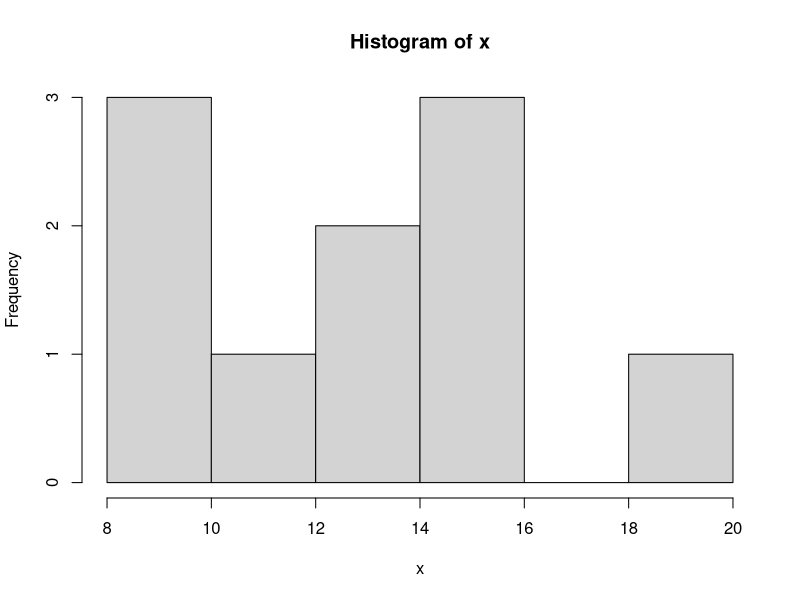
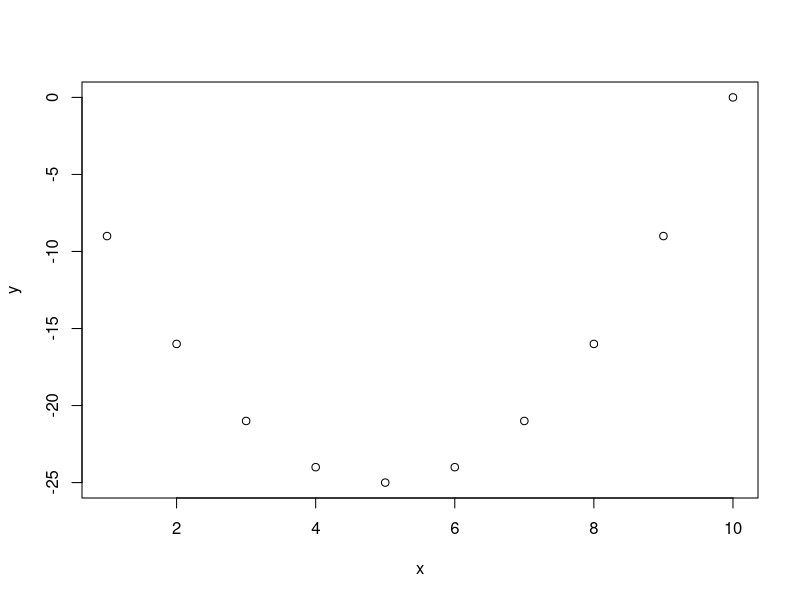

Generate these figures, in order, with R:
## ---- chunk 1
5  +  49 
3  *  5 
3  -  8 
12 / 4 
## ---- chunk 2
options(width=20)#寬度
1:20
## ---- chunk 3
x=10:31
mean(x)
## ---- chunk 4
x=10:31
var(x)
## ---- chunk 5
x=c(0,10,20)
x
## ---- chunk 6
x=c(0,10,20)
number10to20=10:20
c(number10to20,x)
## ---- chunk 7
number10to20=10:20
number10to20[5]
## ---- chunk 8
rep(3, 12)# repeat the value 3, 12 times
rep(seq(2, 20, by=2), 2)# repeat the pattern 2 4 ... 20, 2 times
rep(c(1, 4), c(3, 2))# repeat 1, 3 times and 4, 2 times
rep(c(1, 4), each=3)# repeat each value 3 times
rep(seq(2, 20, 2), rep(2, 10))# repeat each value 2 times
## ---- chunk 9
colors=c("red", "yellow", "blue")
colors
more.colors=c(colors, "green", "magenta", "cyan")
more.colors

## ---- chunk 10
substr(colors,2,3)
## ---- chunk 11
paste(colors, "flowers")
paste0(colors, "flowers")#paste without being seperate by space
paste(colors, "flowers",sep=":")
## ---- chunk 12
m=matrix(1:6, nrow=2, ncol=3) #by column
m
m2=matrix(1:6, nrow=2, ncol=3,byrow=T) #by row
m2
## ---- chunk 13
array(1:60,c(5,3,4))#four 5*3 matrixs
## ---- chunk 14
array(1:120,c(5,3,4,2))#eight 5*3 matrixs
## ---- chunk 15
colors=c("red", "yellow", "blue")
numbers=c(1, 2, 3)
colors.and.numbers=data.frame(colors, numbers,
                              more.numbers=c(4, 5, 6))
colors.and.numbers
## ---- chunk 16
x <- c(12, 15, 13, 20, 14, 16, 10, 10, 8, 15)
hist(x)
## ---- chunk 17
x =seq(1, 10)
y = x^2 - 10*x
plot(x, y)

